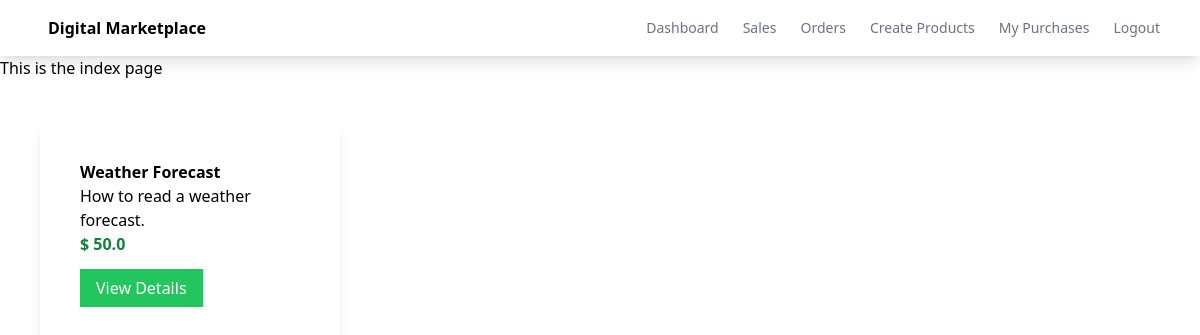
The app's page /, older data.
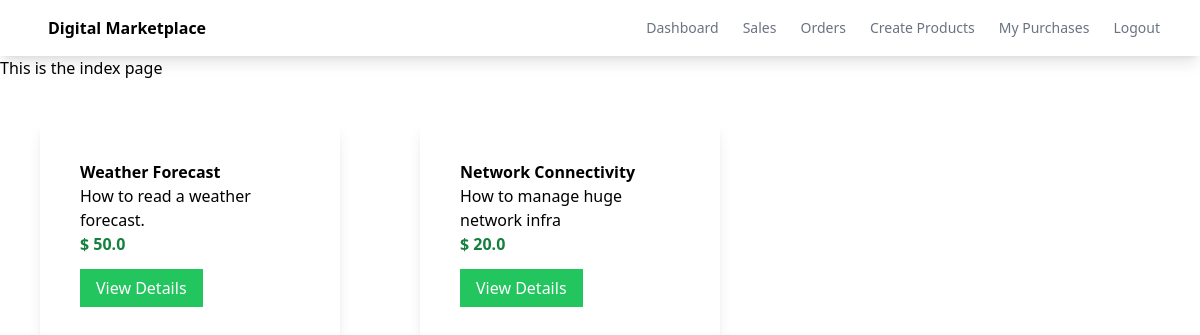
The same page, newer data.
### myapp/models.py (models this page shows, shortened)
class Product(models.Model):
    name = models.CharField(max_length=100)
    description = models.CharField(max_length=100)
    price = models.FloatField()
    file = models.FileField(upload_to='uploads')

### myapp/views.py (the view)
# urls.py: path('', views.index, name='index'),
def index(request):
    products = Product.objects.all()
    return render(request, 'myapp/index.html', {'products':products})

### myapp/templates/myapp/index.html (shortened to what this page needs)
{% extends 'myapp/base.html' %}
{% block body %}
    <h1>This is the index page</h1>
<div class="product-container flex">
    {% for product in products %}
        <div class="product shadow-lg w-1/4 rounded-lg m-10 p-5">
            <div class="p-5">
                <div class="font-bold">
                    {{ product.name }}
                </div>
                <div>
                    {{ product.description }}
                </div>
                <div class="text-green-700 font-bold">
                    $ {{ product.price }}
                </div>
                <div class="mt-5">
                    <a class="bg-green-500 text-white px-4 py-2" href="{% url 'detail' product.id %}">View Details</a>
                </div>
            </div>
        </div>
    {% endfor %}
</div>
{% endblock %}

Row changes from the older to the newer data that the page shows:
added Product: name "Network Connectivity", description "How to manage huge network infra", price "20.0"
